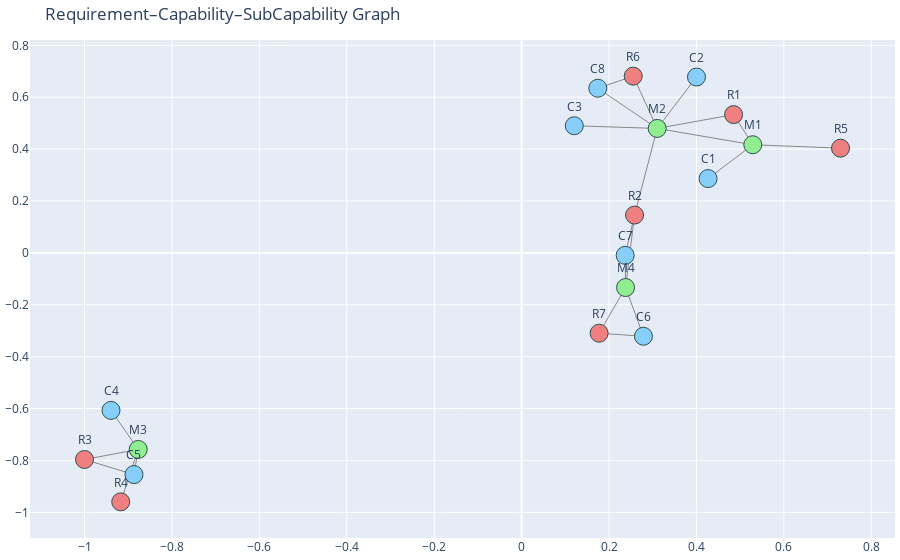

Notebook code cell kept with this figure:
### Code cell
# ==========================================
# Cell 2: Build mission-capability-requirement graph
# ==========================================
import networkx as nx
import plotly.graph_objects as go

cap_path = repo_root / 'build' / 'results' / 'mission-control' / 'missions_capabilities.json'
if not cap_path.exists():
    raise FileNotFoundError(f"Capabilities file not found at {cap_path} (repo_root={repo_root})")

with cap_path.open() as f:
    data = json.load(f)

bindings = data.get('results', {}).get('bindings', [])

nodes = {}
edges = set()

for b in bindings:
    req_uri = b.get('requirementURI', {}).get('value')
    req_desc = b.get('requirementDescription', {}).get('value')
    cap_uri = b.get('capabilityURI', {}).get('value')
    cap_desc = b.get('capabilityDescription', {}).get('value')
    sub_uri = b.get('subCapabilityURI', {}).get('value')
    sub_desc = b.get('subCapabilityDescription', {}).get('value')

    req_name = short_from_uri(req_uri)
    cap_name = short_from_uri(cap_uri)
    sub_name = short_from_uri(sub_uri) if sub_uri else None

    if req_name:
        if req_name not in nodes:
            nodes[req_name] = req_desc
    if cap_name:
        if cap_name not in nodes:
            nodes[cap_name] = cap_desc
    if sub_name:
        if sub_name not in nodes:
            nodes[sub_name] = sub_desc

    # requirement → capability
    if req_name and cap_name:
        edges.add((req_name, cap_name))
    # capability → subcapability
    if cap_name and sub_name:
        edges.add((cap_name, sub_name))

G = nx.Graph()
for n, d in nodes.items():
    G.add_node(n, description=d)
for a, b in edges:
    G.add_edge(a, b)

pos = nx.spring_layout(G, seed=42)

# --- Build Plotly traces ---
edge_x, edge_y = [], []
for u, v in G.edges():
    x0, y0 = pos[u]
    x1, y1 = pos[v]
    edge_x.extend([x0, x1, None])
    edge_y.extend([y0, y1, None])

edge_trace = go.Scatter(
    x=edge_x, y=edge_y, mode='lines',
    line=dict(width=1, color='#888'),
    hoverinfo='none'
)

node_x, node_y, hover_text, labels, node_colors = [], [], [], [], []
for n in G.nodes():
    x, y = pos[n]
    node_x.append(x)
    node_y.append(y)
    desc = G.nodes[n].get('description') or ''
    hover_text.append(f"{n}<br>{desc}")
    labels.append(n)
    
    # Color-code by prefix: R=Requirements (coral), C=Capabilities (lightblue), M=Missions (lightgreen)
    if n.startswith('R'):
        node_colors.append('LightCoral')
    elif n.startswith('C'):
        node_colors.append('LightSkyBlue')
    elif n.startswith('M'):
        node_colors.append('LightGreen')
    else:
        node_colors.append('LightGray')

node_trace = go.Scatter(
    x=node_x, y=node_y,
    mode='markers+text',
    text=labels,
    textposition='top center',
    hovertext=hover_text,
    hoverinfo='text',
    marker=dict(size=18, color=node_colors, line=dict(width=1, color='DarkSlateGrey'))
)

fig = go.Figure(
    data=[edge_trace, node_trace],
    layout=go.Layout(
        title='Requirement–Capability–SubCapability Graph',
        showlegend=False,
        hovermode='closest',
        margin=dict(b=20, l=5, r=5, t=40)
    )
)

fig.show()

### Figure 1 — Plotly figure (JSON) as saved in the notebook; plotly's stock layout.template omitted (floating-point values rounded to 4 significant figures)
{"data": [{"hoverinfo": "none", "line": {"color": "#888", "width": 1}, "mode": "lines", "type": "scatter", "x": [0.2554, 0.3102, null, 0.2554, 0.1744, null, 0.3102, 0.4001, null, 0.3102, 0.1744, null, 0.3102, 0.2585, null, 0.3102, 0.1206, null, 0.3102, 0.5289, null, 0.3102, 0.485, null, 0.5289, 0.7296, null, 0.5289, 0.4267, null, 0.5289, 0.485, null, 0.2585, 0.2369, null, 0.2585, 0.2378, null, 0.2369, 0.2378, null, 0.2378, 0.1774, null, 0.2378, 0.2787, null, 0.2787, 0.1774, null, -1, -0.8868, null, -1, -0.8771, null, -0.8868, -0.8771, null, -0.8771, -0.9171, null, -0.8771, -0.9394, null], "y": [0.6811, 0.4796, null, 0.6811, 0.6345, null, 0.4796, 0.6778, null, 0.4796, 0.6345, null, 0.4796, 0.1458, null, 0.4796, 0.49, null, 0.4796, 0.4168, null, 0.4796, 0.533, null, 0.4168, 0.4036, null, 0.4168, 0.2864, null, 0.4168, 0.533, null, 0.1458, -0.009465, null, 0.1458, -0.1335, null, -0.009465, -0.1335, null, -0.1335, -0.3095, null, -0.1335, -0.3213, null, -0.3213, -0.3095, null, -0.7963, -0.8545, null, -0.7963, -0.7575, null, -0.8545, -0.7575, null, -0.7575, -0.9595, null, -0.7575, -0.607, null]}, {"hoverinfo": "text", "hovertext": ["R6<br>Interoperability with Fire Cloud", "M2<br>Enable Real-Time Data Stream and Awareness.", "M1<br>Allow Analysis of Fire at Any Point in Time.", "C8<br>Integrate Fire Cloud telemetry for environment and drone data.", "C2<br>Constantly fetch live fire and drone updates.", "C3<br>Fetch and visualize new notifications.", "R1<br>Real-Time Map", "C1<br>Enable view of fire state from specific time points.", "R2<br>Critical Alerts", "C7<br>Display critical alerts by severity with acknowledgment function.", "M4<br>Ensure Safe and Controlled Decision Support.", "C6<br>Permit human approval of AI-generated tasks.", "R7<br>Decision Approval Mechanism", "R3<br>AI Warden Interface", "C5<br>Enable chat-like interface for AI Warden communication.", "M3<br>Provide Responsive, Easy-to-Use Interface.", "C4<br>Allow adjustment of dashboard color schemes and layouts.", "R5<br>Historical Views", "R4<br>Adaptive User Experience"], "marker": {"color": ["LightCoral", "LightGreen", "LightGreen", "LightSkyBlue", "LightSkyBlue", "LightSkyBlue", "LightCoral", "LightSkyBlue", "LightCoral", "LightSkyBlue", "LightGreen", "LightSkyBlue", "LightCoral", "LightCoral", "LightSkyBlue", "LightGreen", "LightSkyBlue", "LightCoral", "LightCoral"], "line": {"color": "DarkSlateGrey", "width": 1}, "size": 18}, "mode": "markers+text", "text": ["R6", "M2", "M1", "C8", "C2", "C3", "R1", "C1", "R2", "C7", "M4", "C6", "R7", "R3", "C5", "M3", "C4", "R5", "R4"], "textposition": "top center", "type": "scatter", "x": [0.2554, 0.3102, 0.5289, 0.1744, 0.4001, 0.1206, 0.485, 0.4267, 0.2585, 0.2369, 0.2378, 0.2787, 0.1774, -1, -0.8868, -0.8771, -0.9394, 0.7296, -0.9171], "y": [0.6811, 0.4796, 0.4168, 0.6345, 0.6778, 0.49, 0.533, 0.2864, 0.1458, -0.009465, -0.1335, -0.3213, -0.3095, -0.7963, -0.8545, -0.7575, -0.607, 0.4036, -0.9595]}], "layout": {"hovermode": "closest", "margin": {"b": 20, "l": 5, "r": 5, "t": 40}, "showlegend": false, "title": {"text": "Requirement–Capability–SubCapability Graph"}}}
